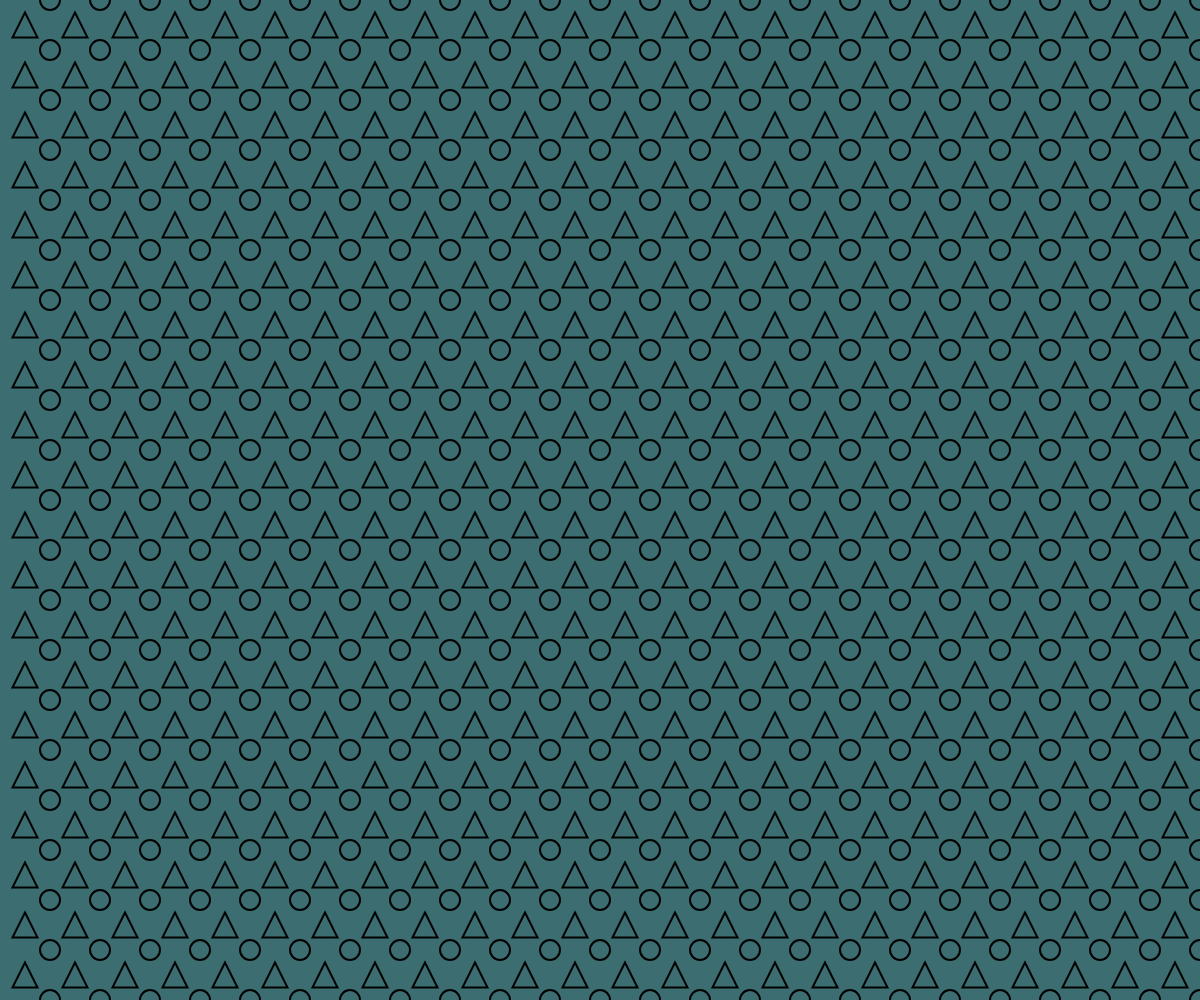
Frame 1 (no input)
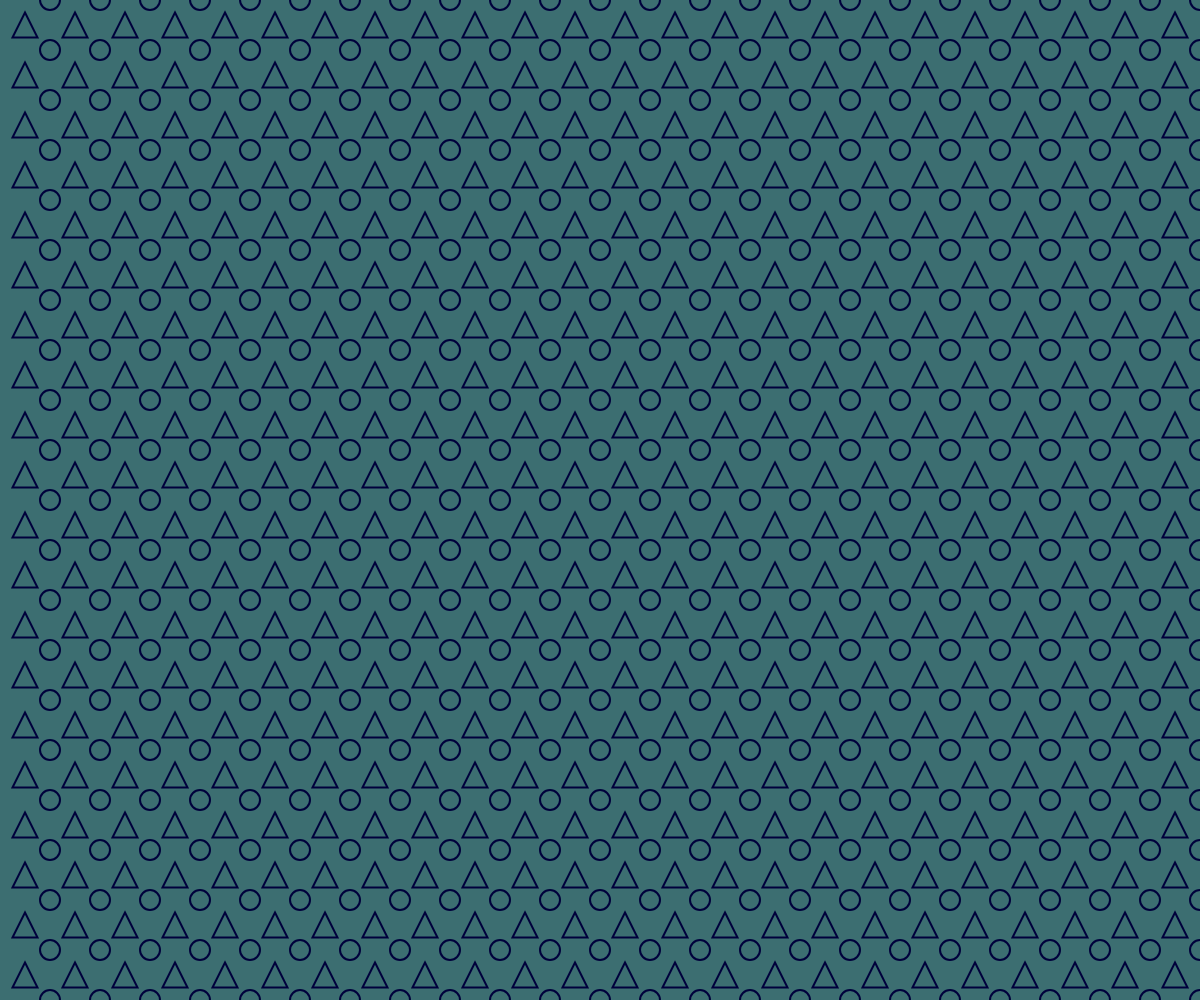
Frame 60 (no input)
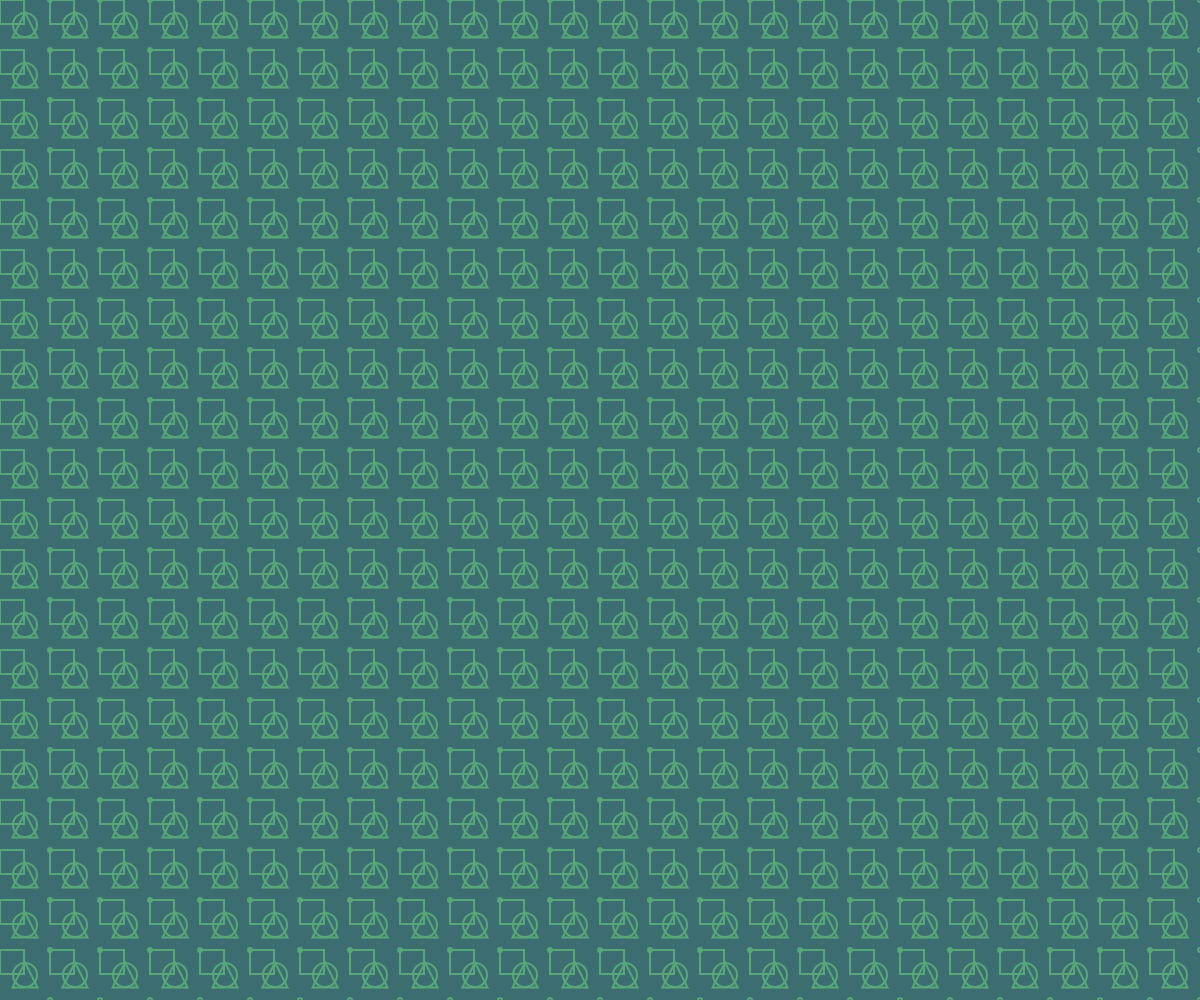
Frame 120 (the mouse pressed at the canvas centre since frame 60)

The p5.js sketch that drew these frames (run headless with seeded random() and noise() and a simulated clock; from frame 60 on, the mouse is pressed at the canvas centre):

// p5.js sketch
// ── sketch.js
function setup() {
  createCanvas(windowWidth, windowHeight);
  background(255)
}

function draw() {
  background('#3c6e71');
  stroke(mouseX%256,mouseY/3,frameCount%256)
  strokeWeight(2)
  noFill()
  for(var j=-1;j<int(height/(50));j++)
  {
  for(var i=0;i<int(width/50);i++)
  {
    ellipse(25+(i*50),25+(j*50),mouseX/25)
    rect(0+(i*50),0+(j*50),mouseX/25)
    ellipse(50+(i*50),50+(j*50),-20+(mouseX/25))
    triangle(25+(i*50),12.5+(j*50),37.5+(i*50),37.5+(j*50),12.5+(i*50),37.5+(j*50))
  }
}
}
